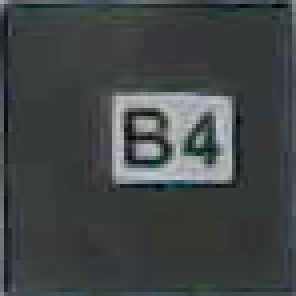
#> input picture Python/QRCodeRecognition/out/test30-0.png, 74 x 74 px (shown 4 times larger)
$ python unbox.py   (older library calls are emulated)
#> lines starting #> are read from the running program, lines starting #| are printed output that depends on the picture; after the words box and inside, x2 and y2 are one past the last pixel; in counts of white or black regions, pixels touching at a corner belong together
#> in unBox, im is the input picture: shape (74, 74, 3); mean B, G, R 70, 69.9, 64.9
import numpy as np
import cv2, cv
import time
import os

"""Crop the image of one square around the piece of paper where the text is written"""

def subimage(image, centre, theta, width, height):
    if height>width:
        add = 90
    else:
        add = 0
    rows,cols, a = image.shape
    #mapping = np.array([[np.cos(theta), -np.sin(theta), centre[0]],
    #                   [np.sin(theta), np.cos(theta), centre[1]]])
    M = cv2.getRotationMatrix2D(centre, theta+add, 1)
    output_image = cv2.warpAffine(image,M,(cols,rows))
    return output_image

def contour(im):
    imgray = cv2.cvtColor(im,cv2.COLOR_BGR2GRAY)
    ret,thresh = cv2.threshold(imgray,127,255,0)
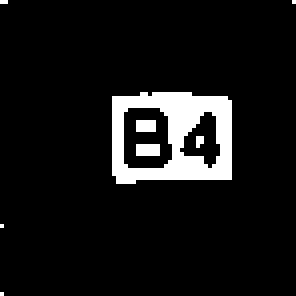
#> thresh: shape (74, 74) (shown 4 times larger); 8.1% white; 8 white regions (7 under 20 px)
    contours, hierarchy = cv2.findContours(thresh,cv2.RETR_TREE,cv2.CHAIN_APPROX_SIMPLE)
#> contours = 10 contours, 7 with area under 20; largest, box (x1, y1, x2, y2) and area: (28, 23, 58, 46) 596, (30, 26, 44, 43) 186, (44, 27, 56, 43) 96

    contoursSorted = sorted(contours, key = cv2.contourArea, reverse = True)
#> contoursSorted has the same summary as contours

    if cv2.arcLength(contoursSorted[0],True)> 1.5* cv2.arcLength(contoursSorted[1],True):
        c = contoursSorted[0]
#> c = contour of 16 points, box (x1, y1, x2, y2) (28, 23, 58, 46), area 596
    else:
        c = contoursSorted[2]

    # compute the rotated bounding box of the largest contour
    rect = cv2.minAreaRect(c)
#> rect = ((42.5, 34), (22, 29), -90)
    box = np.int0(cv2.cv.BoxPoints(rect))
#> box = [[57, 45], [28, 45], [28, 23], [57, 23]]
    return rect, box, contours

def unBox(path, pathOut):
    im = cv2.imread(path)
    rect, box, contours = contour(im)
#> rect = ((42.5, 34), (22, 29), -90); box = [[57, 45], [28, 45], [28, 23], [57, 23]]
    #cv2.drawContours(im, [box], -1, (0,255,0), 3)
    #cv2.imshow("Image", im)

    rotated = subimage(im, rect[0], int(rect[2]), int(rect[1][0]), int(rect[1][1]))
    rect1, box1, contours1 = contour(rotated)
#> rect1 = ((42.5, 34), (22, 29), -90); box1 = [[57, 45], [28, 45], [28, 23], [57, 23]]; contours1 has the same summary as contours in contour
    #cv2.drawContours(rotated, [box1], -1, (0,255,0), 3)
    #cv2.imshow("Image", rotated)

    out = rotated[box1[1][1]+2:box1[0][1]-2, box1[0][0]+2:box1[2][0]-2]
#> out = empty array
    #cv2.imshow("Image", out)
    #cv2.waitKey(0)
    if out.size>100:
        cv2.imwrite(pathOut,out)
    else:
        os.system('cp '+path+' '+pathOut)

def batchUnbox(name):
    for i in range(0,8):
        for j in range(0,8):
            imagePath = 'out/'+name+str(i)+'-'+str(j)+'.png'
            imagePathOut = 'out/'+name+str(i)+'-'+str(j)+'OUT.png'
            try:
                unBox(imagePath, imagePathOut)
            except:
                os.system('cp '+imagePath+' '+imagePathOut)

unBox('out/test30-0.png', 'test2OUT.png')
#test('test3')
